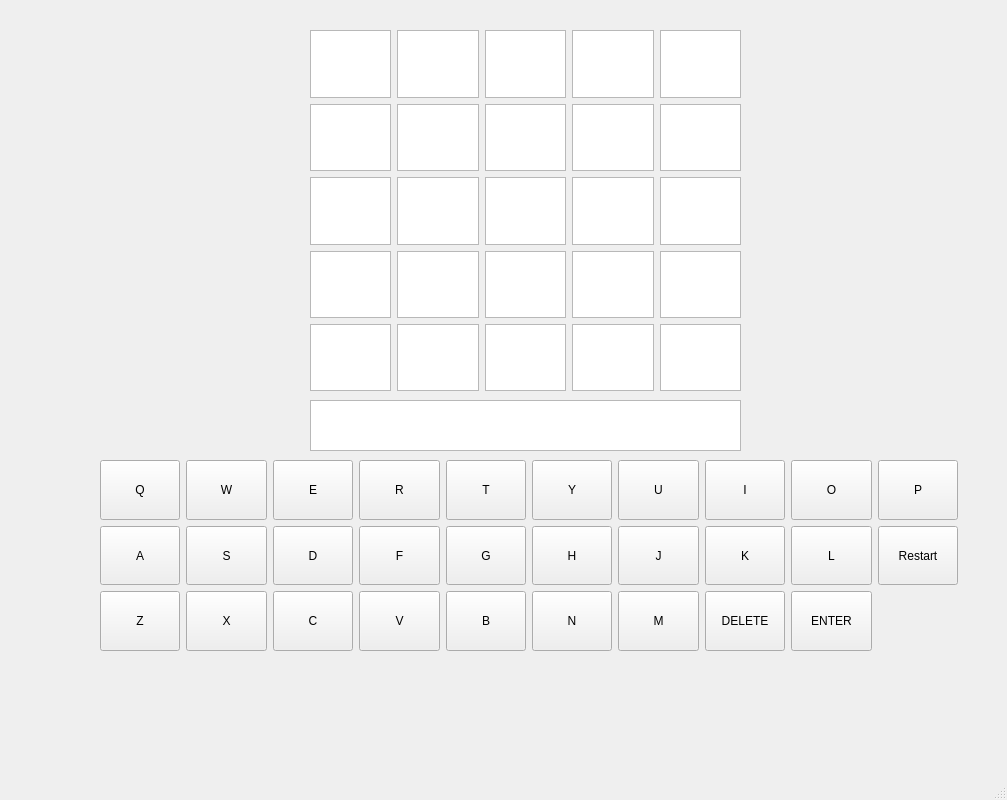
<?xml version="1.0" encoding="UTF-8"?>
<ui version="4.0">
 <class>MainWindow</class>
 <widget class="QMainWindow" name="MainWindow">
  <property name="geometry">
   <rect>
    <x>0</x>
    <y>0</y>
    <width>1007</width>
    <height>800</height>
   </rect>
  </property>
  <property name="windowTitle">
   <string>Wordle</string>
  </property>
  <widget class="QWidget" name="centralwidget">
   <widget class="QWidget" name="gridLayoutWidget">
    <property name="geometry">
     <rect>
      <x>100</x>
      <y>460</y>
      <width>858</width>
      <height>191</height>
     </rect>
    </property>
    <layout class="QGridLayout" name="gridLayout">
     <item row="0" column="1">
      <widget class="QPushButton" name="pushButton_6">
       <property name="sizePolicy">
        <sizepolicy hsizetype="Expanding" vsizetype="Expanding">
         <horstretch>0</horstretch>
         <verstretch>0</verstretch>
        </sizepolicy>
       </property>
       <property name="text">
        <string>W</string>
       </property>
      </widget>
     </item>
     <item row="0" column="0">
      <widget class="QPushButton" name="pushButton">
       <property name="sizePolicy">
        <sizepolicy hsizetype="Expanding" vsizetype="Expanding">
         <horstretch>0</horstretch>
         <verstretch>0</verstretch>
        </sizepolicy>
       </property>
       <property name="text">
        <string>Q</string>
       </property>
      </widget>
     </item>
     <item row="0" column="8">
      <widget class="QPushButton" name="pushButton_24">
       <property name="sizePolicy">
        <sizepolicy hsizetype="Expanding" vsizetype="Expanding">
         <horstretch>0</horstretch>
         <verstretch>0</verstretch>
        </sizepolicy>
       </property>
       <property name="text">
        <string>O</string>
       </property>
      </widget>
     </item>
     <item row="3" column="1">
      <layout class="QGridLayout" name="gridLayout_2">
       <item row="0" column="0">
        <widget class="QPushButton" name="pushButton_4">
         <property name="sizePolicy">
          <sizepolicy hsizetype="Expanding" vsizetype="Expanding">
           <horstretch>0</horstretch>
           <verstretch>0</verstretch>
          </sizepolicy>
         </property>
         <property name="text">
          <string>X</string>
         </property>
        </widget>
       </item>
      </layout>
     </item>
     <item row="0" column="9">
      <widget class="QPushButton" name="pushButton_25">
       <property name="sizePolicy">
        <sizepolicy hsizetype="Expanding" vsizetype="Expanding">
         <horstretch>0</horstretch>
         <verstretch>0</verstretch>
        </sizepolicy>
       </property>
       <property name="text">
        <string>P</string>
       </property>
      </widget>
     </item>
     <item row="0" column="5">
      <widget class="QPushButton" name="pushButton_21">
       <property name="sizePolicy">
        <sizepolicy hsizetype="Expanding" vsizetype="Expanding">
         <horstretch>0</horstretch>
         <verstretch>0</verstretch>
        </sizepolicy>
       </property>
       <property name="text">
        <string>Y</string>
       </property>
      </widget>
     </item>
     <item row="0" column="3">
      <widget class="QPushButton" name="pushButton_19">
       <property name="sizePolicy">
        <sizepolicy hsizetype="Expanding" vsizetype="Expanding">
         <horstretch>0</horstretch>
         <verstretch>0</verstretch>
        </sizepolicy>
       </property>
       <property name="text">
        <string>R</string>
       </property>
      </widget>
     </item>
     <item row="2" column="5">
      <widget class="QPushButton" name="pushButton_13">
       <property name="sizePolicy">
        <sizepolicy hsizetype="Expanding" vsizetype="Expanding">
         <horstretch>0</horstretch>
         <verstretch>0</verstretch>
        </sizepolicy>
       </property>
       <property name="text">
        <string>H</string>
       </property>
      </widget>
     </item>
     <item row="0" column="4">
      <widget class="QPushButton" name="pushButton_20">
       <property name="sizePolicy">
        <sizepolicy hsizetype="Expanding" vsizetype="Expanding">
         <horstretch>0</horstretch>
         <verstretch>0</verstretch>
        </sizepolicy>
       </property>
       <property name="text">
        <string>T</string>
       </property>
      </widget>
     </item>
     <item row="3" column="3">
      <widget class="QPushButton" name="pushButton_8">
       <property name="sizePolicy">
        <sizepolicy hsizetype="Expanding" vsizetype="Expanding">
         <horstretch>0</horstretch>
         <verstretch>0</verstretch>
        </sizepolicy>
       </property>
       <property name="text">
        <string>V</string>
       </property>
      </widget>
     </item>
     <item row="2" column="6">
      <widget class="QPushButton" name="pushButton_14">
       <property name="sizePolicy">
        <sizepolicy hsizetype="Expanding" vsizetype="Expanding">
         <horstretch>0</horstretch>
         <verstretch>0</verstretch>
        </sizepolicy>
       </property>
       <property name="text">
        <string>J</string>
       </property>
       <property name="default">
        <bool>false</bool>
       </property>
      </widget>
     </item>
     <item row="3" column="7">
      <widget class="QPushButton" name="pushButton_28">
       <property name="sizePolicy">
        <sizepolicy hsizetype="Expanding" vsizetype="Expanding">
         <horstretch>0</horstretch>
         <verstretch>0</verstretch>
        </sizepolicy>
       </property>
       <property name="text">
        <string>DELETE</string>
       </property>
      </widget>
     </item>
     <item row="0" column="2">
      <widget class="QPushButton" name="pushButton_18">
       <property name="sizePolicy">
        <sizepolicy hsizetype="Expanding" vsizetype="Expanding">
         <horstretch>0</horstretch>
         <verstretch>0</verstretch>
        </sizepolicy>
       </property>
       <property name="text">
        <string>E</string>
       </property>
      </widget>
     </item>
     <item row="0" column="7">
      <widget class="QPushButton" name="pushButton_23">
       <property name="sizePolicy">
        <sizepolicy hsizetype="Expanding" vsizetype="Expanding">
         <horstretch>0</horstretch>
         <verstretch>0</verstretch>
        </sizepolicy>
       </property>
       <property name="text">
        <string>I</string>
       </property>
      </widget>
     </item>
     <item row="3" column="8">
      <widget class="QPushButton" name="pushButton_17">
       <property name="sizePolicy">
        <sizepolicy hsizetype="Expanding" vsizetype="Expanding">
         <horstretch>0</horstretch>
         <verstretch>0</verstretch>
        </sizepolicy>
       </property>
       <property name="minimumSize">
        <size>
         <width>24</width>
         <height>24</height>
        </size>
       </property>
       <property name="text">
        <string>ENTER</string>
       </property>
      </widget>
     </item>
     <item row="3" column="2">
      <widget class="QPushButton" name="pushButton_7">
       <property name="sizePolicy">
        <sizepolicy hsizetype="Expanding" vsizetype="Expanding">
         <horstretch>0</horstretch>
         <verstretch>0</verstretch>
        </sizepolicy>
       </property>
       <property name="text">
        <string>C</string>
       </property>
      </widget>
     </item>
     <item row="3" column="6">
      <widget class="QPushButton" name="pushButton_27">
       <property name="sizePolicy">
        <sizepolicy hsizetype="Expanding" vsizetype="Expanding">
         <horstretch>0</horstretch>
         <verstretch>0</verstretch>
        </sizepolicy>
       </property>
       <property name="text">
        <string>M</string>
       </property>
      </widget>
     </item>
     <item row="3" column="5">
      <widget class="QPushButton" name="pushButton_26">
       <property name="sizePolicy">
        <sizepolicy hsizetype="Expanding" vsizetype="Expanding">
         <horstretch>0</horstretch>
         <verstretch>0</verstretch>
        </sizepolicy>
       </property>
       <property name="text">
        <string>N</string>
       </property>
      </widget>
     </item>
     <item row="0" column="6">
      <widget class="QPushButton" name="pushButton_22">
       <property name="sizePolicy">
        <sizepolicy hsizetype="Expanding" vsizetype="Expanding">
         <horstretch>0</horstretch>
         <verstretch>0</verstretch>
        </sizepolicy>
       </property>
       <property name="text">
        <string>U</string>
       </property>
      </widget>
     </item>
     <item row="2" column="1">
      <widget class="QPushButton" name="pushButton_5">
       <property name="sizePolicy">
        <sizepolicy hsizetype="Expanding" vsizetype="Expanding">
         <horstretch>0</horstretch>
         <verstretch>0</verstretch>
        </sizepolicy>
       </property>
       <property name="text">
        <string>S</string>
       </property>
      </widget>
     </item>
     <item row="2" column="0">
      <widget class="QPushButton" name="pushButton_3">
       <property name="sizePolicy">
        <sizepolicy hsizetype="Expanding" vsizetype="Expanding">
         <horstretch>0</horstretch>
         <verstretch>0</verstretch>
        </sizepolicy>
       </property>
       <property name="text">
        <string>A</string>
       </property>
      </widget>
     </item>
     <item row="3" column="4">
      <widget class="QPushButton" name="pushButton_9">
       <property name="sizePolicy">
        <sizepolicy hsizetype="Expanding" vsizetype="Expanding">
         <horstretch>0</horstretch>
         <verstretch>0</verstretch>
        </sizepolicy>
       </property>
       <property name="text">
        <string>B</string>
       </property>
      </widget>
     </item>
     <item row="2" column="2">
      <widget class="QPushButton" name="pushButton_10">
       <property name="sizePolicy">
        <sizepolicy hsizetype="Expanding" vsizetype="Expanding">
         <horstretch>0</horstretch>
         <verstretch>0</verstretch>
        </sizepolicy>
       </property>
       <property name="text">
        <string>D</string>
       </property>
      </widget>
     </item>
     <item row="2" column="7">
      <widget class="QPushButton" name="pushButton_15">
       <property name="sizePolicy">
        <sizepolicy hsizetype="Expanding" vsizetype="Expanding">
         <horstretch>0</horstretch>
         <verstretch>0</verstretch>
        </sizepolicy>
       </property>
       <property name="text">
        <string>K</string>
       </property>
      </widget>
     </item>
     <item row="2" column="3">
      <widget class="QPushButton" name="pushButton_11">
       <property name="sizePolicy">
        <sizepolicy hsizetype="Expanding" vsizetype="Expanding">
         <horstretch>0</horstretch>
         <verstretch>0</verstretch>
        </sizepolicy>
       </property>
       <property name="text">
        <string>F</string>
       </property>
      </widget>
     </item>
     <item row="2" column="8">
      <widget class="QPushButton" name="pushButton_16">
       <property name="sizePolicy">
        <sizepolicy hsizetype="Expanding" vsizetype="Expanding">
         <horstretch>0</horstretch>
         <verstretch>0</verstretch>
        </sizepolicy>
       </property>
       <property name="text">
        <string>L</string>
       </property>
      </widget>
     </item>
     <item row="3" column="0">
      <widget class="QPushButton" name="pushButton_2">
       <property name="sizePolicy">
        <sizepolicy hsizetype="Expanding" vsizetype="Expanding">
         <horstretch>0</horstretch>
         <verstretch>0</verstretch>
        </sizepolicy>
       </property>
       <property name="text">
        <string>Z</string>
       </property>
      </widget>
     </item>
     <item row="2" column="4">
      <widget class="QPushButton" name="pushButton_12">
       <property name="sizePolicy">
        <sizepolicy hsizetype="Expanding" vsizetype="Expanding">
         <horstretch>0</horstretch>
         <verstretch>0</verstretch>
        </sizepolicy>
       </property>
       <property name="text">
        <string>G</string>
       </property>
      </widget>
     </item>
     <item row="2" column="9">
      <widget class="QPushButton" name="pushButton_29">
       <property name="sizePolicy">
        <sizepolicy hsizetype="Expanding" vsizetype="Expanding">
         <horstretch>0</horstretch>
         <verstretch>0</verstretch>
        </sizepolicy>
       </property>
       <property name="text">
        <string>Restart</string>
       </property>
       <property name="checkable">
        <bool>false</bool>
       </property>
      </widget>
     </item>
    </layout>
   </widget>
   <widget class="QWidget" name="gridLayoutWidget_3">
    <property name="geometry">
     <rect>
      <x>310</x>
      <y>30</y>
      <width>431</width>
      <height>361</height>
     </rect>
    </property>
    <layout class="QGridLayout" name="gridLayout_3">
     <item row="1" column="0">
      <widget class="QTextEdit" name="textEdit_6"/>
     </item>
     <item row="2" column="2">
      <widget class="QTextEdit" name="textEdit_21"/>
     </item>
     <item row="3" column="2">
      <widget class="QTextEdit" name="textEdit_12"/>
     </item>
     <item row="3" column="0">
      <widget class="QTextEdit" name="textEdit_8"/>
     </item>
     <item row="3" column="1">
      <widget class="QTextEdit" name="textEdit_23"/>
     </item>
     <item row="1" column="1">
      <widget class="QTextEdit" name="textEdit_11"/>
     </item>
     <item row="2" column="3">
      <widget class="QTextEdit" name="textEdit_18"/>
     </item>
     <item row="2" column="0">
      <widget class="QTextEdit" name="textEdit_7"/>
     </item>
     <item row="4" column="0">
      <widget class="QTextEdit" name="textEdit_9"/>
     </item>
     <item row="3" column="3">
      <widget class="QTextEdit" name="textEdit_19"/>
     </item>
     <item row="4" column="2">
      <widget class="QTextEdit" name="textEdit_25"/>
     </item>
     <item row="0" column="0">
      <widget class="QTextEdit" name="textEdit"/>
     </item>
     <item row="4" column="4">
      <widget class="QTextEdit" name="textEdit_13"/>
     </item>
     <item row="0" column="2">
      <widget class="QTextEdit" name="textEdit_3"/>
     </item>
     <item row="4" column="1">
      <widget class="QTextEdit" name="textEdit_24"/>
     </item>
     <item row="0" column="1">
      <widget class="QTextEdit" name="textEdit_2"/>
     </item>
     <item row="1" column="3">
      <widget class="QTextEdit" name="textEdit_17"/>
     </item>
     <item row="2" column="4">
      <widget class="QTextEdit" name="textEdit_15"/>
     </item>
     <item row="1" column="4">
      <widget class="QTextEdit" name="textEdit_16"/>
     </item>
     <item row="0" column="4">
      <widget class="QTextEdit" name="textEdit_5"/>
     </item>
     <item row="3" column="4">
      <widget class="QTextEdit" name="textEdit_14"/>
     </item>
     <item row="0" column="3">
      <widget class="QTextEdit" name="textEdit_4"/>
     </item>
     <item row="1" column="2">
      <widget class="QTextEdit" name="textEdit_22"/>
     </item>
     <item row="4" column="3">
      <widget class="QTextEdit" name="textEdit_20"/>
     </item>
     <item row="2" column="1">
      <widget class="QTextEdit" name="textEdit_10"/>
     </item>
    </layout>
   </widget>
   <widget class="QTextEdit" name="textEdit_26">
    <property name="geometry">
     <rect>
      <x>310</x>
      <y>400</y>
      <width>431</width>
      <height>51</height>
     </rect>
    </property>
    <property name="sizePolicy">
     <sizepolicy hsizetype="Preferred" vsizetype="Expanding">
      <horstretch>0</horstretch>
      <verstretch>0</verstretch>
     </sizepolicy>
    </property>
    <property name="font">
     <font>
      <pointsize>14</pointsize>
     </font>
    </property>
   </widget>
  </widget>
  <widget class="QStatusBar" name="statusbar"/>
 </widget>
 <resources/>
 <connections/>
</ui>
